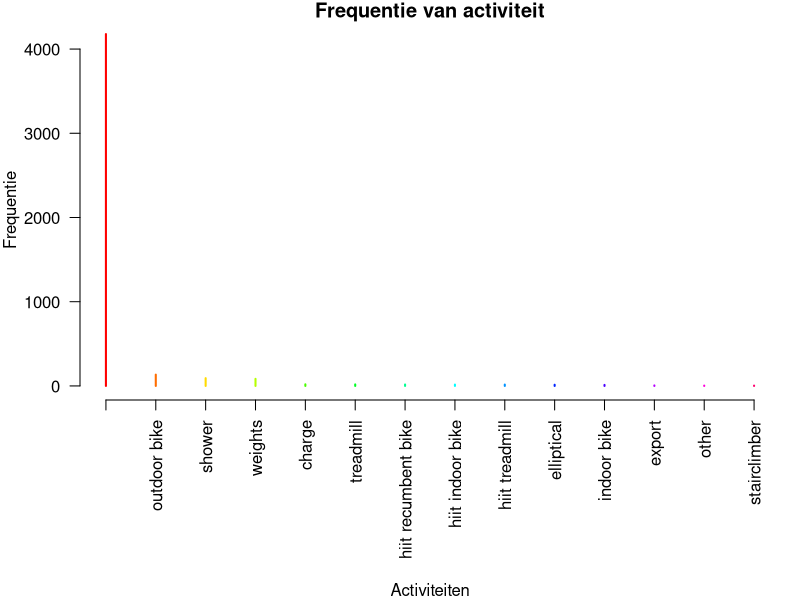
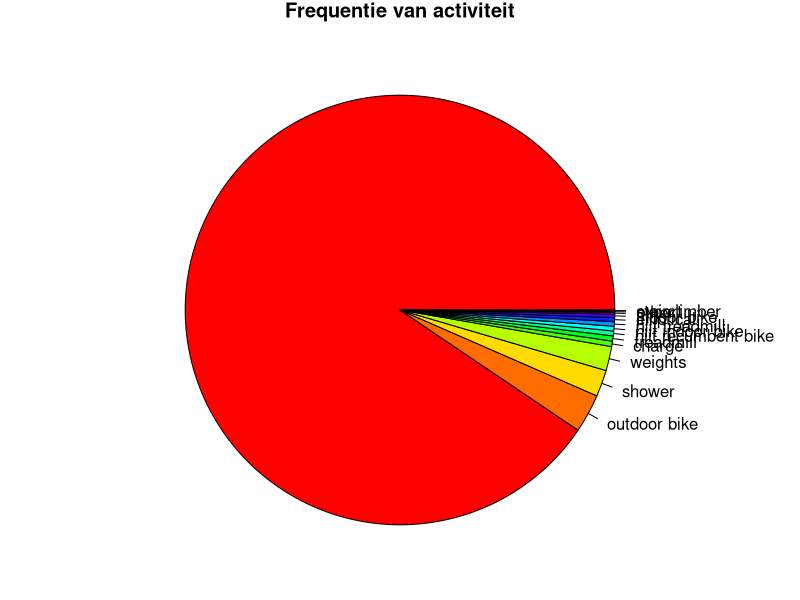

Write R code to recreate these figures, in order. (Note: this script raises an error after producing the figures.)
## ---- chunk 1
info <- read.csv("JamesBond.csv", na.strings = "nan")
head(info)
## ---- chunk 2
convert_time <- as.POSIXct(as.numeric(as.character(info$Date_Time )),origin="1970-01-01")
head(convert_time)
## ---- chunk 3
length(info$Calorie_Intake[info$Calorie_Intake > 0])
## ---- chunk 4
par(mar=c(10, 4, 1, 1))
plot(sort(table(info$Annotation[info$Annotation != "sleeping"], exclude =             "sleeping"), decreasing = T),
     main="Frequentie van activiteit",
     ylab="Frequentie", 
     col=rainbow(14),
     las=2)

mtext("Activiteiten", side = 1, line = 9)
par(mar=c(0,0,1,0))
pie(sort(table(info$Annotation[info$Annotation != "sleeping"], exclude =              "sleeping"), decreasing = T),
     main="Frequentie van activiteit",
    col=rainbow(14))
## ---- chunk 5
fun <- function(x){
  return(shapiro.test(x)[[2]])
}
p.val <- aggregate(info$Glucose_Levels, list(info$Annotation), fun)
print("Als de waarden kleiner zijn dan 0.05 is de kans significant dat de waarden normaal verdeeld zijn.")
plot(p.val, main="P-waarden per activiteit",
     ylab="P-waarden",
     las=2)
## ---- chunk 6
calories <- info$Calorie_Intake[info$Calorie_Intake > 0]
calories
## ---- chunk 7
index <- info$Calorie_Intake > 0

plot(info$Calorie_Intake[index], info$Glucose_Levels[index],
     main="Bloedsuiker spiegel ten opzichte van caloie inname.",
     xlab = "Calorie inname [kcal]",
     ylab = "Bloedsuiker spiegel [mmol/L]",)

linear.model <- lm(info$Glucose_Levels[index]~info$Calorie_Intake[index])

abline(linear.model)

print(paste("De trend is", linear.model$coefficients[[2]], "en is dus niet gelijk aan 0. Dit geeft aan dat de inname van calorien wel een effect heeft op de bloedsuiker spiegel."))
## ---- chunk 8
for (activity in levels(info$Annotation)){
  boxplot(info$Glucose_Levels[info$Annotation == activity],
          main=paste("Spread of Glucose levels during", activity),
          ylab="Glucose levels [mmol/mL]")
}
## ---- chunk 9
calorie.activity <- numeric(0)
for (activity in levels(info$Annotation)){
  calorie.activity <- c(calorie.activity, mean(info$Calorie_Intake[info$Annotation == activity], na.rm = TRUE))
}
calorie.activity <- c(calorie.activity, mean(info$Calorie_Intake[is.na(info$Annotation)], na.rm = TRUE))


names(calorie.activity) <- c(levels(info$Annotation), "idle")
barplot(calorie.activity, main="Gemiddelde calorie inname per activiteit",
        ylab = "gemiddelde calorie inname [kcal]",
        las=2)

## ---- chunk 10
types <- c("Fiber_Intake", "Carbohydrates_Intake", "Fat_Intake", "Protein_Intake")
par(mfrow=c(2, 2))
for (type in types){
  indicies <-order(info[[type]][index], decreasing = T)
  
  gl.type <- info$Glucose_Levels[index][indicies]~ info[[type]][index][indicies]
  
  plot(gl.type, 
       main=paste("Glucose levels for", type),
       xlab=paste(type, "[g]"),
       ylab="Glucose levels [mmol/L]",
       type = "p")
  abline(lm(gl.type))
}
## ---- chunk 11
par(mfrow = c(1,1))
plot(info$Glucose_Levels~convert_time, main="Bloedsuiker spiegel per dag",
     xlab = "tijd",
     ylab = "Bloedsuikerspiegel [mmol/L]")
## ---- chunk 12
glucose.activity <- numeric(0)
for (activity in levels(info$Annotation)){
  glucose.activity <- c(glucose.activity, mean(info$Glucose_Levels[info$Annotation == activity], na.rm = TRUE))
}
glucose.activity <- c(glucose.activity, mean(info$Glucose_Levels[is.na(info$Annotation)], na.rm = TRUE))

t.toets <- t.test(c(min(glucose.activity), max(glucose.activity)))

  
names(glucose.activity) <- c(levels(info$Annotation), "idle")
par(mar=c(9, 4, 2, 1))
barplot(glucose.activity, main="Gemiddelde bloedsuiker spiegel per activiteit",
        ylab = "Bloedsuiker spiegel [mmol/L]",
        las=2)
mtext("Activiteiten", side = 1, line = 7)

print(paste("De p-waarde is", t.toets$p.value, "en is groter dan 0.05 dus insignificant."))
